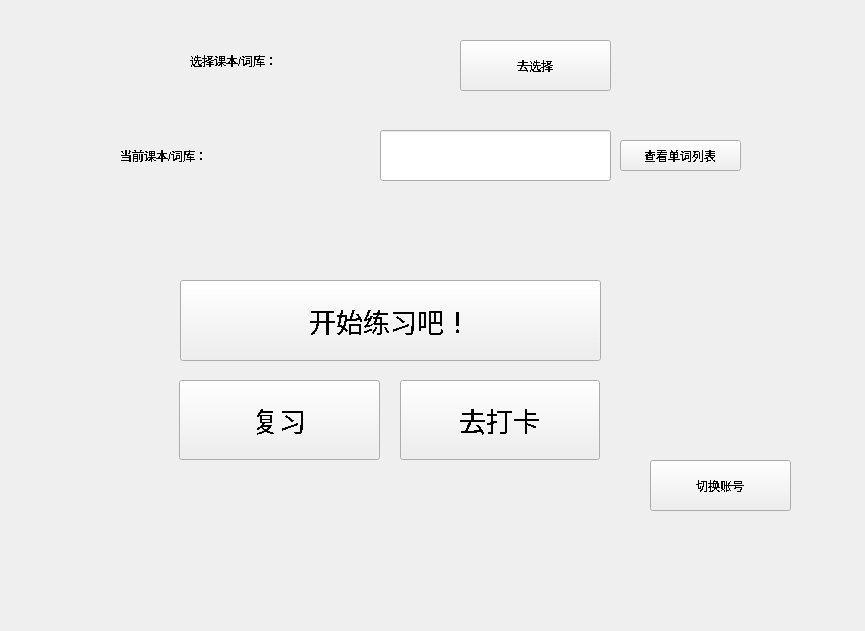
<?xml version="1.0" encoding="UTF-8"?>
<ui version="4.0">
 <class>MainWindow</class>
 <widget class="QMainWindow" name="MainWindow">
  <property name="enabled">
   <bool>true</bool>
  </property>
  <property name="geometry">
   <rect>
    <x>0</x>
    <y>0</y>
    <width>865</width>
    <height>631</height>
   </rect>
  </property>
  <property name="windowTitle">
   <string>英语口语练习</string>
  </property>
  <property name="styleSheet">
   <string notr="true"/>
  </property>
  <widget class="QWidget" name="centralWidget">
   <property name="font">
    <font>
     <stylestrategy>NoAntialias</stylestrategy>
     <kerning>true</kerning>
    </font>
   </property>
   <property name="contextMenuPolicy">
    <enum>Qt::DefaultContextMenu</enum>
   </property>
   <widget class="QPushButton" name="pushButton_3">
    <property name="geometry">
     <rect>
      <x>400</x>
      <y>380</y>
      <width>200</width>
      <height>80</height>
     </rect>
    </property>
    <property name="font">
     <font>
      <family>仿宋</family>
      <pointsize>20</pointsize>
      <weight>50</weight>
      <italic>false</italic>
      <bold>false</bold>
     </font>
    </property>
    <property name="styleSheet">
     <string notr="true">border-image: url(:/new/prefix1/picture/anniu.png);</string>
    </property>
    <property name="text">
     <string>去打卡</string>
    </property>
   </widget>
   <widget class="QPushButton" name="pushButton_2">
    <property name="geometry">
     <rect>
      <x>179</x>
      <y>380</y>
      <width>201</width>
      <height>80</height>
     </rect>
    </property>
    <property name="font">
     <font>
      <family>仿宋</family>
      <pointsize>20</pointsize>
      <weight>50</weight>
      <italic>false</italic>
      <bold>false</bold>
     </font>
    </property>
    <property name="styleSheet">
     <string notr="true">border-image: url(:/new/prefix1/picture/anniu.png);</string>
    </property>
    <property name="text">
     <string>复习</string>
    </property>
   </widget>
   <widget class="QPushButton" name="pushButton">
    <property name="geometry">
     <rect>
      <x>180</x>
      <y>280</y>
      <width>421</width>
      <height>81</height>
     </rect>
    </property>
    <property name="font">
     <font>
      <family>仿宋</family>
      <pointsize>20</pointsize>
      <weight>50</weight>
      <italic>false</italic>
      <bold>false</bold>
     </font>
    </property>
    <property name="styleSheet">
     <string notr="true">border-image: url(:/new/prefix1/picture/anniu.png);</string>
    </property>
    <property name="text">
     <string>开始练习吧！</string>
    </property>
   </widget>
   <widget class="QPushButton" name="pushButton_4">
    <property name="geometry">
     <rect>
      <x>650</x>
      <y>460</y>
      <width>141</width>
      <height>51</height>
     </rect>
    </property>
    <property name="styleSheet">
     <string notr="true">font: 15pt &quot;仿宋&quot;;</string>
    </property>
    <property name="text">
     <string>切换账号</string>
    </property>
   </widget>
   <widget class="QLabel" name="label">
    <property name="geometry">
     <rect>
      <x>120</x>
      <y>130</y>
      <width>251</width>
      <height>51</height>
     </rect>
    </property>
    <property name="styleSheet">
     <string notr="true">border-image: url(:/new/prefix1/picture/ting4.jpg);
font: 16pt &quot;仿宋&quot;;</string>
    </property>
    <property name="text">
     <string>当前课本/词库：</string>
    </property>
   </widget>
   <widget class="QLabel" name="label_2">
    <property name="geometry">
     <rect>
      <x>190</x>
      <y>40</y>
      <width>231</width>
      <height>41</height>
     </rect>
    </property>
    <property name="styleSheet">
     <string notr="true">border-image: url(:/new/prefix1/picture/ting4.jpg);
font: 16pt &quot;仿宋&quot;;</string>
    </property>
    <property name="text">
     <string>选择课本/词库：</string>
    </property>
   </widget>
   <widget class="QPushButton" name="pushButton_5">
    <property name="geometry">
     <rect>
      <x>460</x>
      <y>40</y>
      <width>151</width>
      <height>51</height>
     </rect>
    </property>
    <property name="styleSheet">
     <string notr="true">border-image: url(:/new/prefix1/picture/anniu.png);
font: 16pt &quot;仿宋&quot;;</string>
    </property>
    <property name="text">
     <string>去选择</string>
    </property>
   </widget>
   <widget class="QLineEdit" name="lineEdit">
    <property name="geometry">
     <rect>
      <x>380</x>
      <y>130</y>
      <width>231</width>
      <height>51</height>
     </rect>
    </property>
    <property name="autoFillBackground">
     <bool>false</bool>
    </property>
    <property name="styleSheet">
     <string notr="true">border-image: url(:/new/prefix1/picture/ting4.jpg);
font: 16pt &quot;仿宋&quot;;</string>
    </property>
   </widget>
   <widget class="QPushButton" name="pushButton_6">
    <property name="geometry">
     <rect>
      <x>620</x>
      <y>140</y>
      <width>121</width>
      <height>31</height>
     </rect>
    </property>
    <property name="styleSheet">
     <string notr="true">font: 10pt &quot;仿宋&quot;;</string>
    </property>
    <property name="text">
     <string>查看单词列表</string>
    </property>
   </widget>
  </widget>
 </widget>
 <layoutdefault spacing="6" margin="11"/>
 <resources/>
 <connections/>
</ui>
